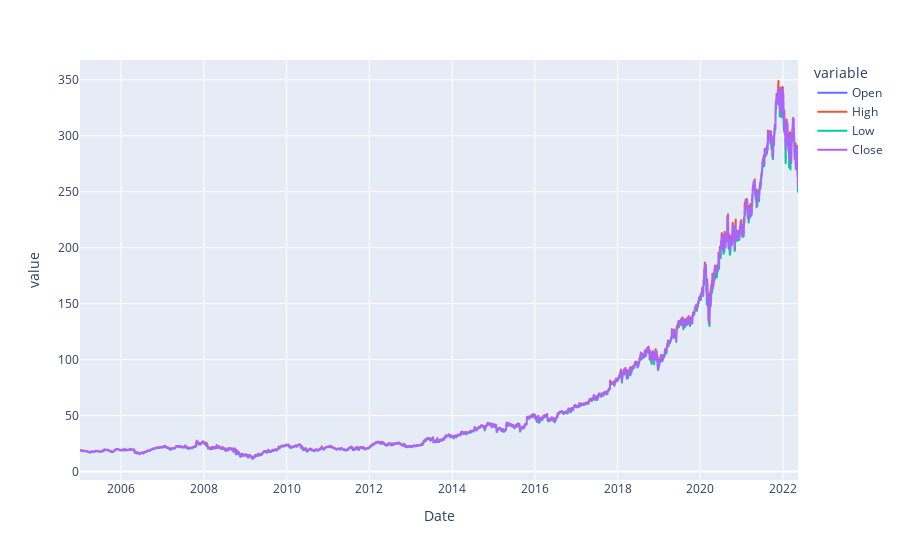

The cell this chart's notebook holds for it:
### Code cell
hist[['Open', 'High', 'Low', 'Close']].plot()

### Figure 1 — Plotly figure (JSON) as saved in the notebook; plotly's stock layout.template omitted (floating-point values rounded to 4 significant figures; data arrays with more than 128 entries replaced by an {"elided": "..."} marker saying what was removed)
{"data": [{"hovertemplate": "variable=Open<br>Date=%{x}<br>value=%{y}<extra></extra>", "legendgroup": "Open", "line": {"color": "#636efa", "dash": "solid"}, "marker": {"symbol": "circle"}, "mode": "lines", "name": "Open", "showlegend": true, "type": "scattergl", "x": {"elided": "4372 str values"}, "xaxis": "x", "y": {"elided": "4372 float values"}, "yaxis": "y"}, {"hovertemplate": "variable=High<br>Date=%{x}<br>value=%{y}<extra></extra>", "legendgroup": "High", "line": {"color": "#EF553B", "dash": "solid"}, "marker": {"symbol": "circle"}, "mode": "lines", "name": "High", "showlegend": true, "type": "scattergl", "x": {"elided": "4372 str values"}, "xaxis": "x", "y": {"elided": "4372 float values"}, "yaxis": "y"}, {"hovertemplate": "variable=Low<br>Date=%{x}<br>value=%{y}<extra></extra>", "legendgroup": "Low", "line": {"color": "#00cc96", "dash": "solid"}, "marker": {"symbol": "circle"}, "mode": "lines", "name": "Low", "showlegend": true, "type": "scattergl", "x": {"elided": "4372 str values"}, "xaxis": "x", "y": {"elided": "4372 float values"}, "yaxis": "y"}, {"hovertemplate": "variable=Close<br>Date=%{x}<br>value=%{y}<extra></extra>", "legendgroup": "Close", "line": {"color": "#ab63fa", "dash": "solid"}, "marker": {"symbol": "circle"}, "mode": "lines", "name": "Close", "showlegend": true, "type": "scattergl", "x": {"elided": "4372 str values"}, "xaxis": "x", "y": {"elided": "4372 float values"}, "yaxis": "y"}], "layout": {"legend": {"title": {"text": "variable"}, "tracegroupgap": 0}, "margin": {"t": 60}, "xaxis": {"anchor": "y", "domain": [0, 1], "title": {"text": "Date"}}, "yaxis": {"anchor": "x", "domain": [0, 1], "title": {"text": "value"}}}}
